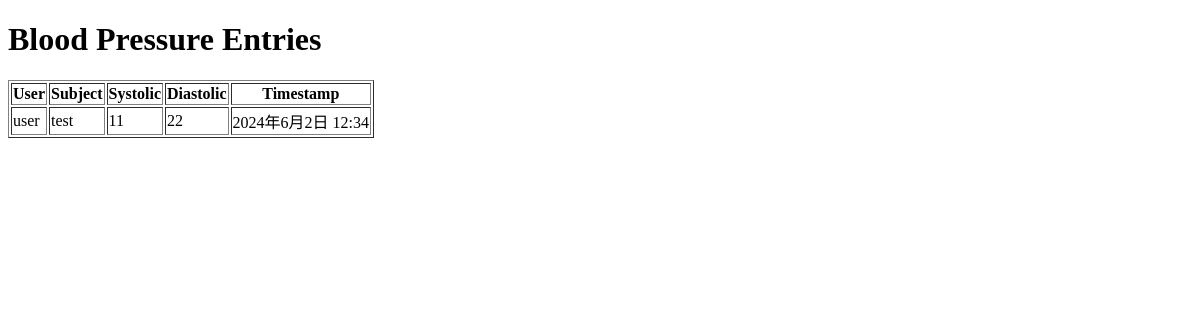
The page /list_blood_pressure_entries/ (signed in) on the database as committed earlier.
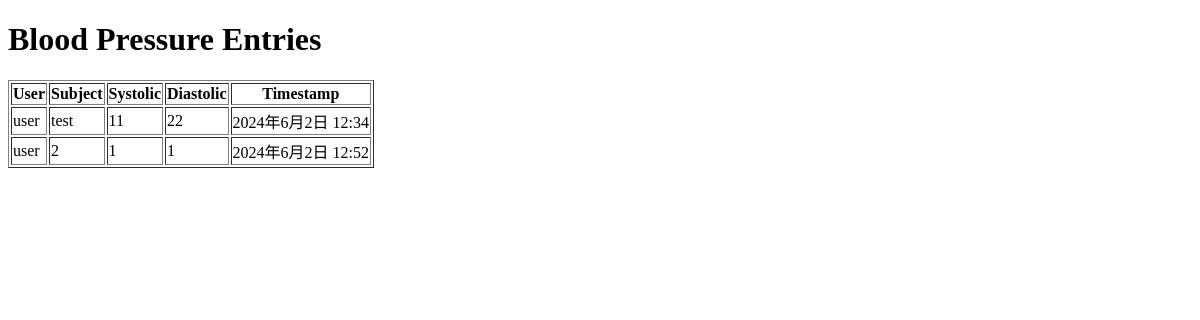
The same page on the database as committed later.
### myapp/models.py (models this page shows, shortened)
class BloodPressureEntry(models.Model):
    user = models.ForeignKey(User, on_delete=models.CASCADE)
    subject = models.CharField(max_length=100)
    systolic = models.IntegerField()
    diastolic = models.IntegerField()
    timestamp = models.DateTimeField(auto_now_add=True)

### myapp/views.py (the view)
# urls.py: path('list_blood_pressure_entries/', views.list_blood_pressure_entries, name='list_blood_pressure_entries'),
@login_required
def list_blood_pressure_entries(request):
    entries = BloodPressureEntry.objects.filter(user=request.user)
    return render(request, 'list_blood_pressure_entries.html', {'entries': entries})

### templates/list_blood_pressure_entries.html (shortened to what this page needs)
<!DOCTYPE html>
<html>
<head>
</head>
<body>
    <h1>Blood Pressure Entries</h1>
    <table border="1">
        <thead>
            <tr>
                <th>User</th>
                <th>Subject</th>
                <th>Systolic</th>
                <th>Diastolic</th>
                <th>Timestamp</th>
            </tr>
        </thead>
        <tbody>
            {% for entry in entries %}
            <tr>
                <td>{{ entry.user.username }}</td>
                <td>{{ entry.subject }}</td>
                <td>{{ entry.systolic }}</td>
                <td>{{ entry.diastolic }}</td>
                <td>{{ entry.timestamp }}</td>
            </tr>
            {% endfor %}
        </tbody>
    </table>
</body>
</html>

Rows that differ between the two databases and show on the page:
added BloodPressureEntry: user.username "user", subject "2", systolic "1", diastolic "1", timestamp "2024年6月2日 12:52"
